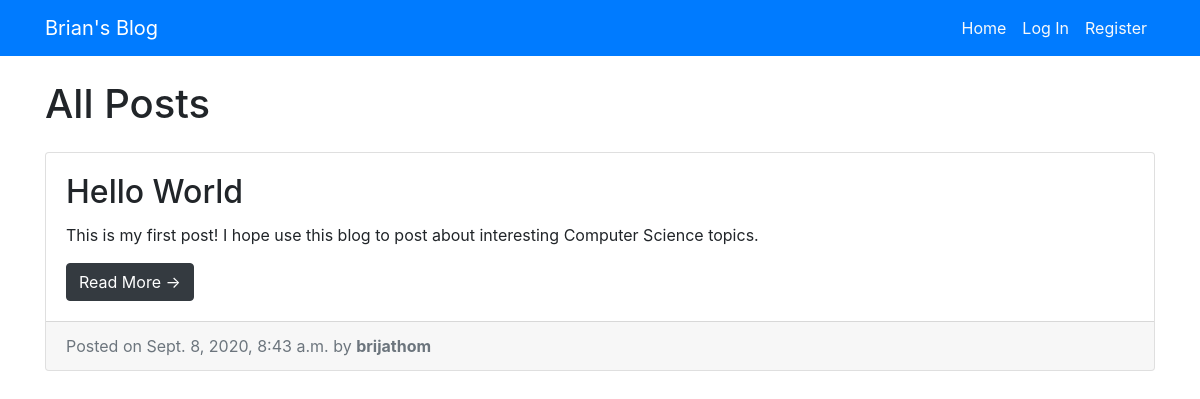
The page / on the database its author committed.
### entries/models.py (models this page shows, shortened)
class Entry(models.Model):
    entry_title = models.CharField(max_length=50)
    entry_text = models.TextField()
    entry_date = models.DateTimeField(auto_now_add=True)
    entry_author = models.ForeignKey(User, on_delete=models.CASCADE)
    class Meta:
        verbose_name_plural = "Entries"

### entries/views.py (the view)
# urls.py: path('', HomeView.as_view(), name='blog_home'),
class HomeView(ListView):
    model = Entry
    template_name = 'entries/index.html'
    context_object_name = 'blog_entries'
    ordering = ['-entry_date']
    paginate_by = 3

### entries/templates/entries/index.html (shortened to what this page needs)
{% extends "entries/base.html" %} {% block content %}
<div class="col-md-12">
    <h1 class="my-4">All Posts</h1>
    {% for entry in blog_entries %}
    <div class="card mb-4">
        <div class="card-body">
            <h2 class="card-title">{{ entry.entry_title }}</h2>
            <p class="card-text">{{ entry.entry_text|truncatechars:100 }}</p>
            <a href="{% url 'entry_detail' entry.pk %}" class="btn btn-dark">Read More &rarr;</a>
        </div>
        <div class="card-footer text-muted">
            Posted on {{ entry.entry_date }} by
            <strong>{{ entry.entry_author }}</strong>
        </div>
    </div>
    {% endfor %}
</div>
{% endblock %}

### entries/static/entries/css/blog-home.css (style rules this page uses)
body { padding-top: 56px; }

### rows shown on the page
Entry: entry_title "Hello World", entry_text "This is my first post! I hope use this blog to post about interesting Computer Science topics.", entry_date "Sept. 8, 2020, 8:43 a.m.", entry_author "brijathom"
